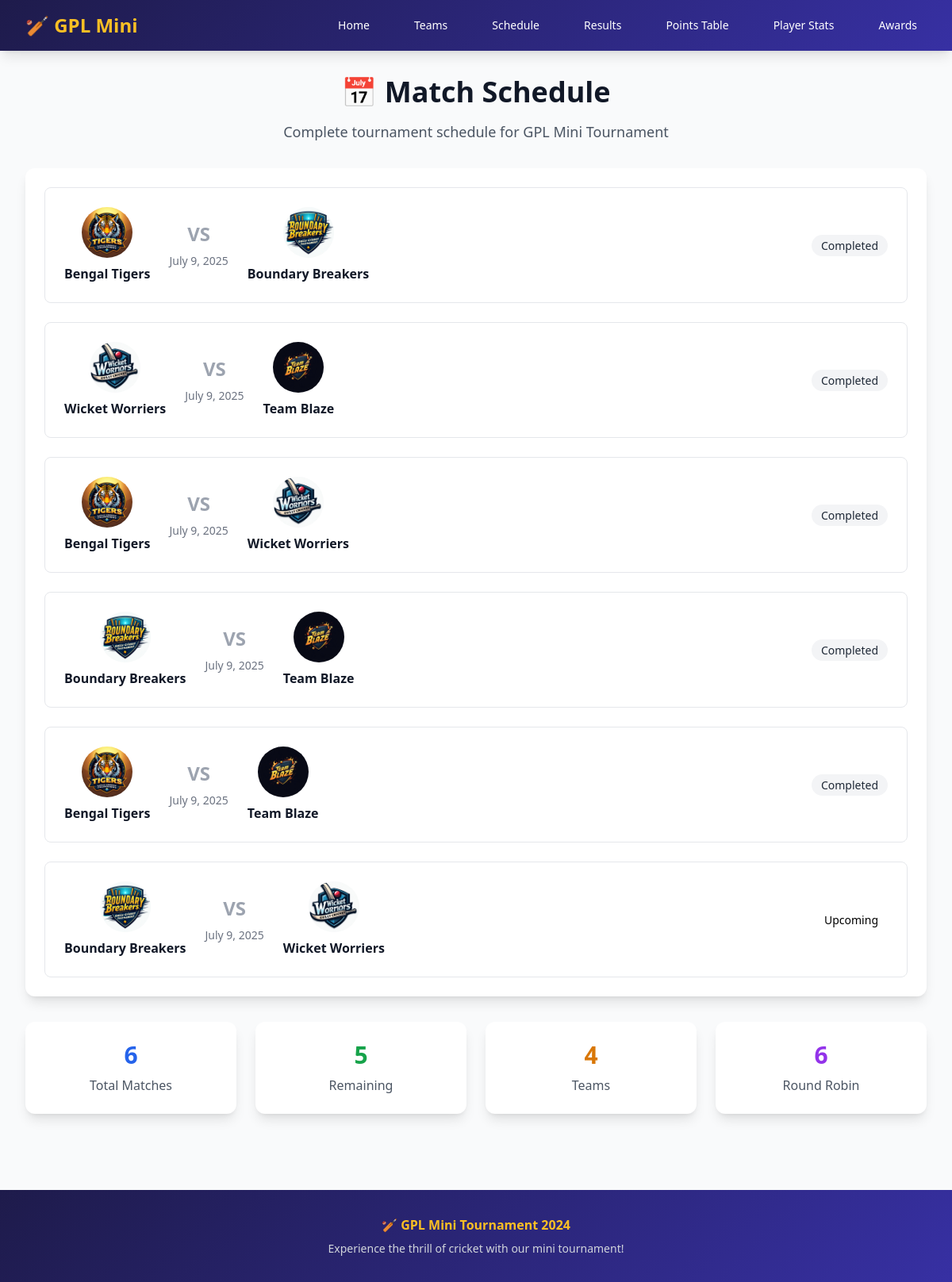
The app's page /matches/schedule/, older data.
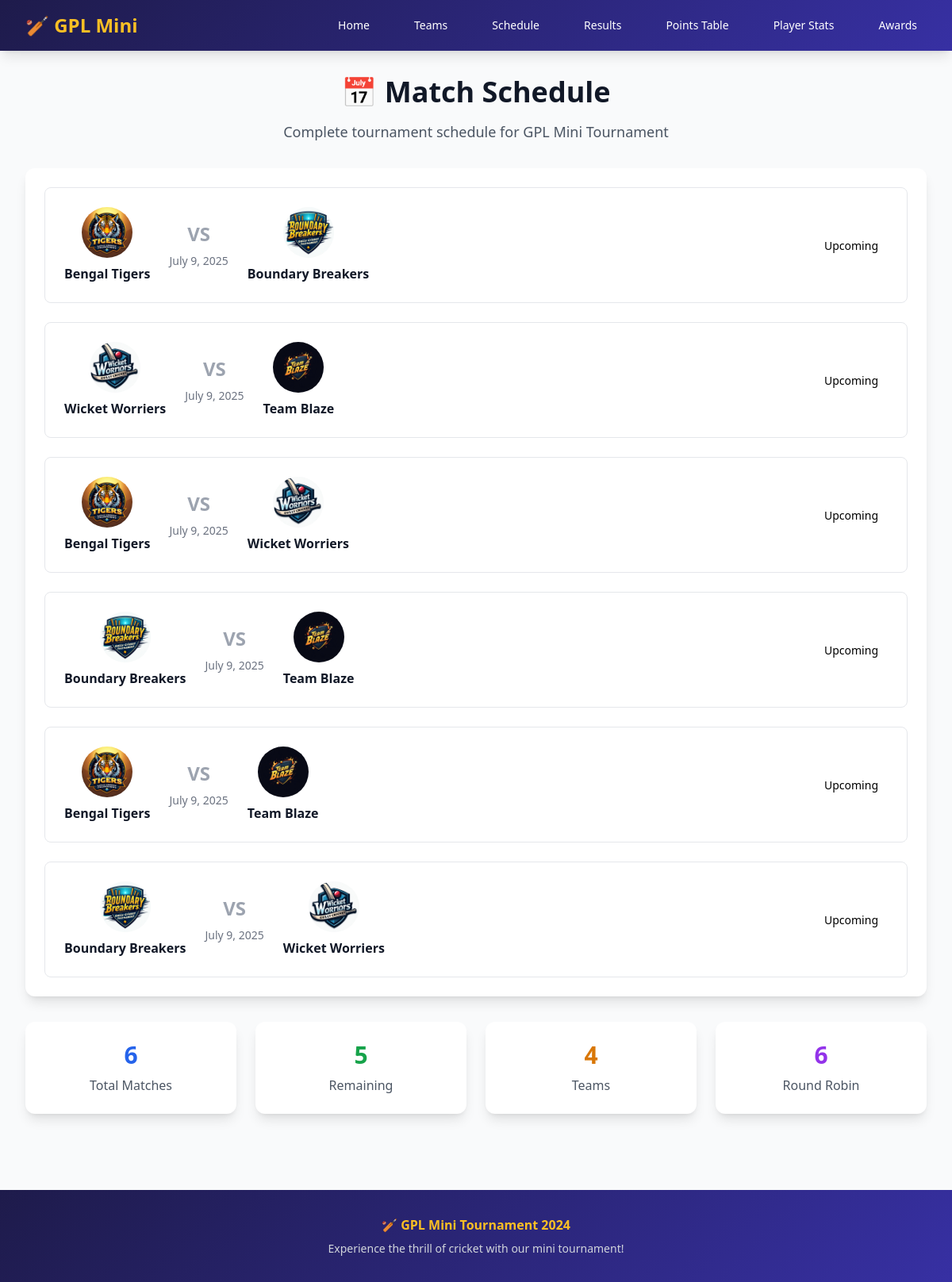
The same page, newer data.
### matches/models.py (models this page shows, shortened)
class Match(models.Model):
    STATUS_CHOICES = [
        ('upcoming', 'Upcoming'),
        ('completed', 'Completed'),
    ]
    team1 = models.ForeignKey(Team, on_delete=models.CASCADE, related_name='team1_matches')
    team2 = models.ForeignKey(Team, on_delete=models.CASCADE, related_name='team2_matches')
    date = models.DateField()
    result = models.CharField(max_length=100, blank=True)
    status = models.CharField(max_length=10, choices=STATUS_CHOICES, default='upcoming')
    team1_score = models.PositiveIntegerField(null=True, blank=True)
    team2_score = models.PositiveIntegerField(null=True, blank=True)
    overs_per_innings = models.PositiveIntegerField(default=5)
    player_of_match = models.ForeignKey(Player, on_delete=models.SET_NULL, null=True, blank=True, related_name='pom_matches')

### teams/models.py (models this page shows, shortened)
class Team(models.Model):
    name = models.CharField(max_length=100)
    logo = models.ImageField(upload_to='team_logos/')
    color_theme = models.CharField(max_length=20)

### matches/views.py (the view)
# urls.py: path('schedule/', views.schedule, name='schedule'),
def schedule(request):
    matches = Match.objects.all().order_by('date')
    return render(request, 'matches/schedule.html', {'matches': matches})

### templates/matches/schedule.html (shortened to what this page needs)
{% extends 'base.html' %}
{% block content %}
<div class="text-center mb-6 sm:mb-8">
    <h1 class="text-3xl sm:text-4xl font-bold text-gray-900 mb-3 sm:mb-4">📅 Match Schedule</h1>
    <p class="text-base sm:text-lg text-gray-600 px-2">Complete tournament schedule for GPL Mini Tournament</p>
</div>
<div class="bg-white rounded-xl shadow-lg overflow-hidden">
    <div class="p-4 sm:p-6">
        {% if matches %}
            <div class="space-y-4 sm:space-y-6">
                {% for match in matches %}
                <div class="border border-gray-200 rounded-lg p-3 sm:p-4 lg:p-6 hover:shadow-md transition-shadow">
                    <div class="hidden lg:flex items-center justify-between">
                        <div class="flex items-center space-x-6">
                            <div class="text-center">
                                {% if match.team1.logo %}
                                    <img src="{{ match.team1.logo.url }}" alt="{{ match.team1.name }}" class="w-16 h-16 rounded-full object-cover mx-auto mb-2">
                                {% else %}
                                    <div class="w-16 h-16 bg-gray-200 rounded-full flex items-center justify-center text-lg font-bold mx-auto mb-2">
                                        {{ match.team1.name|slice:":2"|upper }}
                                    </div>
                                {% endif %}
                                <h3 class="font-semibold text-gray-900 text-sm sm:text-base">{{ match.team1.name }}</h3>
                            </div>
                            <div class="text-center">
                                <div class="text-2xl font-bold text-gray-400 mb-2">VS</div>
                                <div class="text-sm text-gray-500">{{ match.date }}</div>
                            </div>
                            <div class="text-center">
                                {% if match.team2.logo %}
                                    <img src="{{ match.team2.logo.url }}" alt="{{ match.team2.name }}" class="w-16 h-16 rounded-full object-cover mx-auto mb-2">
                                {% else %}
                                    <div class="w-16 h-16 bg-gray-200 rounded-full flex items-center justify-center text-lg font-bold mx-auto mb-2">
                                        {{ match.team2.name|slice:":2"|upper }}
                                    </div>
                                {% endif %}
                                <h3 class="font-semibold text-gray-900 text-sm sm:text-base">{{ match.team2.name }}</h3>
                            </div>
                        </div>
                        <div class="text-right">
                            <span class="px-3 py-1 rounded-full text-sm font-medium
                                {% if match.status == 'scheduled' %}bg-blue-100 text-blue-800
                                {% elif match.status == 'live' %}bg-green-100 text-green-800
                                {% elif match.status == 'completed' %}bg-gray-100 text-gray-800
                                {% endif %}">
                                {{ match.get_status_display }}
                            </span>
                        </div>
                    </div>
                </div>
                {% endfor %}
            </div>
        {% else %}
            <div class="text-center py-8 sm:py-12">
                <div class="text-3xl sm:text-4xl mb-3 sm:mb-4">📅</div>
                <h3 class="text-lg sm:text-xl font-semibold text-gray-900 mb-2">No Matches Scheduled</h3>
                <p class="text-sm sm:text-base text-gray-500">Matches will be scheduled soon.</p>
            </div>
        {% endif %}
    </div>
</div>
<div class="mt-6 sm:mt-8 grid grid-cols-1 sm:grid-cols-2 lg:grid-cols-4 gap-4 sm:gap-6">
    <div class="bg-white rounded-xl shadow-lg p-4 sm:p-6 text-center">
        <div class="text-2xl sm:text-3xl font-bold text-blue-600 mb-2">{{ matches.count }}</div>
        <div class="text-sm sm:text-base text-gray-600">Total Matches</div>
    </div>
    <div class="bg-white rounded-xl shadow-lg p-4 sm:p-6 text-center">
        <div class="text-2xl sm:text-3xl font-bold text-green-600 mb-2">
            {{ matches|length|add:"-1"|default:"0" }}
        </div>
        <div class="text-sm sm:text-base text-gray-600">Remaining</div>
    </div>
    <div class="bg-white rounded-xl shadow-lg p-4 sm:p-6 text-center">
        <div class="text-2xl sm:text-3xl font-bold text-amber-600 mb-2">4</div>
        <div class="text-sm sm:text-base text-gray-600">Teams</div>
    </div>
    <div class="bg-white rounded-xl shadow-lg p-4 sm:p-6 text-center">
        <div class="text-2xl sm:text-3xl font-bold text-purple-600 mb-2">6</div>
        <div class="text-sm sm:text-base text-gray-600">Round Robin</div>
    </div>
</div>
{% endblock %}

### templates/base.html (shortened to what this page needs)
<!DOCTYPE html>
<html lang="en">
<head>
    <script src="https://cdn.tailwindcss.com"></script>
</head>
<body class="bg-gray-50">
    <nav class="sticky-navbar text-white shadow-lg">
        <div class="max-w-7xl mx-auto px-4 sm:px-6 lg:px-8">
            <div class="flex justify-between h-16">
                <div class="flex items-center">
                    <a href="{% url 'home' %}" class="flex-shrink-0 flex items-center group">
                        <span class="text-xl sm:text-2xl font-bold text-amber-400 group-hover:text-amber-300 transition-colors">🏏 GPL Mini</span>
                    </a>
                </div>
                <div class="hidden md:flex items-center space-x-4 lg:space-x-8">
                    <a href="{% url 'home' %}" class="text-white hover:text-amber-400 px-3 py-2 rounded-md text-sm font-medium transition-all duration-200 hover:bg-white hover:bg-opacity-10">Home</a>
                    <a href="{% url 'team_list' %}" class="text-white hover:text-amber-400 px-3 py-2 rounded-md text-sm font-medium transition-all duration-200 hover:bg-white hover:bg-opacity-10">Teams</a>
                    <a href="{% url 'schedule' %}" class="text-white hover:text-amber-400 px-3 py-2 rounded-md text-sm font-medium transition-all duration-200 hover:bg-white hover:bg-opacity-10">Schedule</a>
                    <a href="{% url 'results' %}" class="text-white hover:text-amber-400 px-3 py-2 rounded-md text-sm font-medium transition-all duration-200 hover:bg-white hover:bg-opacity-10">Results</a>
                    <a href="{% url 'points_table' %}" class="text-white hover:text-amber-400 px-3 py-2 rounded-md text-sm font-medium transition-all duration-200 hover:bg-white hover:bg-opacity-10">Points Table</a>
                    <a href="{% url 'player_statistics' %}" class="text-white hover:text-amber-400 px-3 py-2 rounded-md text-sm font-medium transition-all duration-200 hover:bg-white hover:bg-opacity-10">Player Stats</a>
                    <a href="{% url 'tournament_awards' %}" class="text-white hover:text-amber-400 px-3 py-2 rounded-md text-sm font-medium transition-all duration-200 hover:bg-white hover:bg-opacity-10">Awards</a>
                </div>
            </div>
        </div>
    </nav>
    <main class="max-w-7xl mx-auto px-4 sm:px-6 lg:px-8 py-8">
        {% block content %}{% endblock %}
    </main>
    <footer class="gpl-gradient text-white mt-16">
        <div class="max-w-7xl mx-auto px-4 sm:px-6 lg:px-8 py-8">
            <div class="text-center">
                <p class="text-amber-400 font-semibold text-sm sm:text-base">🏏 GPL Mini Tournament 2024</p>
                <p class="text-gray-300 mt-2 text-xs sm:text-sm">Experience the thrill of cricket with our mini tournament!</p>
            </div>
        </div>
    </footer>
</body>
</html>

### templates/base.html (style rules this page uses)
.gpl-gradient { background: linear-gradient(135deg, #1e1b4b 0%, #3730a3 100%); }
html { scroll-behavior: smooth; }
.sticky-navbar { position: fixed; top: 0; left: 0; right: 0; z-index: 1000; background: linear-gradient(135deg, #1e1b4b 0%, #3730a3 100%); box-shadow: 0 4px 20px rgba(0, 0, 0, 0.15); }
body { padding-top: 64px; }

Row changes from the older to the newer data that the page shows:
changed Match (number 1 of 6 on the later page): status "Completed" → "Upcoming"
changed Match (number 2 of 6 on the later page): status "Completed" → "Upcoming"
changed Match (number 3 of 6 on the later page): status "Completed" → "Upcoming"
changed Match (number 4 of 6 on the later page): status "Completed" → "Upcoming"
changed Match (number 5 of 6 on the later page): status "Completed" → "Upcoming"
